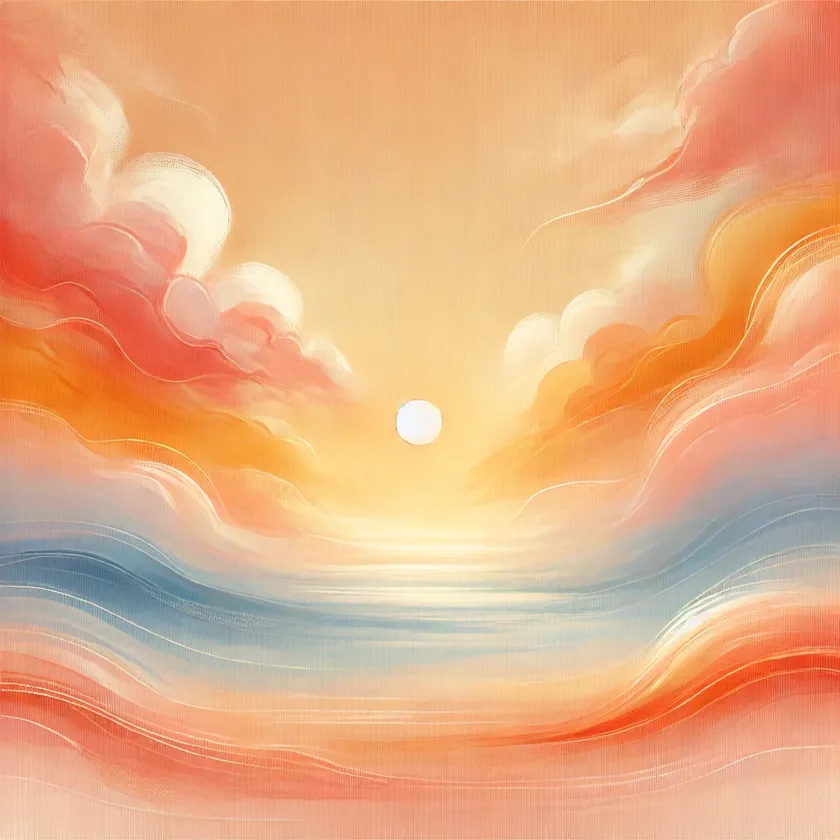
#> input picture deeplearning/img.webp, 840 x 840 px, shrunk from 1024 x 1024 before the run
$ python matplotlib-learn.py
#> lines starting #> are read from the running program, lines starting #| are printed output that depends on the picture
import matplotlib.pyplot as plt
import numpy as np
from matplotlib.image import imread

# sin 函数曲线
x = np.arange(0, 10, 0.1)
y = np.sin(x)
plt.plot(x, y, label='sin')
# plt.show()

# cos 函数曲线
y2 = np.cos(x)
plt.plot(x, y2, linestyle='--', label='cos')
plt.xlabel('x')
plt.ylabel('y')
plt.title('sin and cos')
plt.legend()
plt.show()
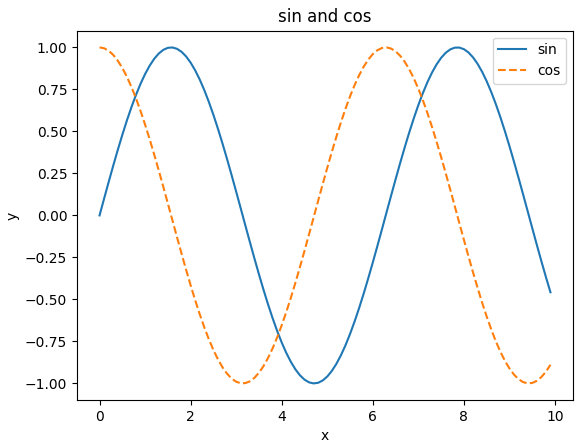
#> figure drawn by matplotlib, 1 panel; curve peaks at x = 1.6, y = 1; curve peaks at x = 0, y = 1

# 展示图片
img = imread('img.webp')
#> img is the input picture: shape (840, 840, 3); mean R, G, B 229.8, 174.5, 132.8
plt.imshow(img)
plt.show()
